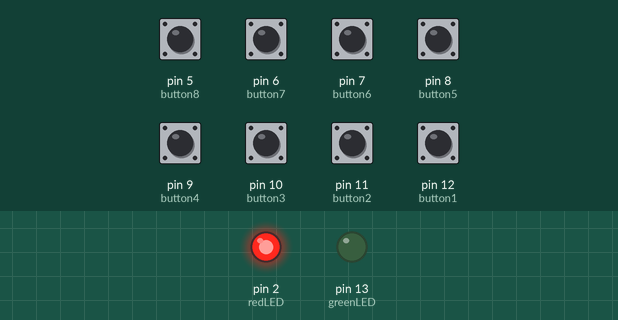
This sketch was run on a simulated Arduino Uno, built with avr-gcc and run on an emulated ATmega328P. Shown: output pins drawn as LEDs (lit = HIGH). Dashed ring = blinking. The test bench sets the inputs (shaded band); at power-on: pin 5 (button8), pin 6 (button7), pin 7 (button6), pin 8 (button5), pin 9 (button4), pin 10 (button3), pin 11 (button2), pin 12 (button1) LOW.

Above: at 1.2 s.
1.3 s: pin 5 (button8) pulsed HIGH 5 times (0.12 s each, 0.3 s apart)
At 2.38 s:
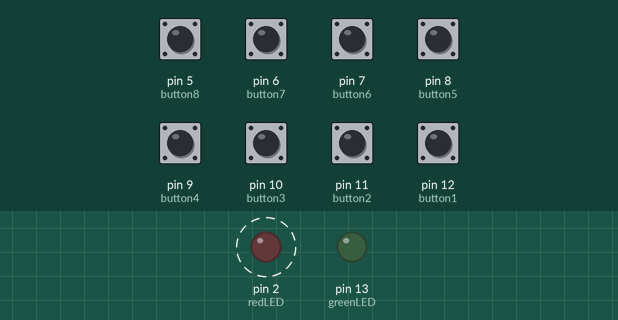
Timing chart, 0 to 5.8 s (numbered marks = the images above; inputs shaded):
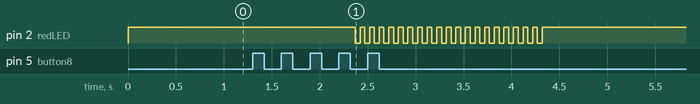

Measured:
- after the input at 1.3 s, pin 2 (redLED): alternates HIGH for 0.05 s and LOW for 0.05 s, 40 changes in all, then stays HIGH, starting after 1.1 s

The sketch:

CodeLockMain.ino
```cpp
int button1 = 12;
int button2 = 11;
int button3 = 10;
int button4 = 9;
int button5 = 8;
int button6 = 7;
int button7 = 6;
int button8 = 5;
int button9 = 4;
int greenLED = 13;
int redLED = 2;

//Pin number to buttons

String okCode = "1234"; //Correct code
String tryCode = ""; //String that check if equal to "okCode"


void setup() {

  Serial.begin (9600); // Use Arduino, not ESP32
  pinMode(button1, INPUT);
  pinMode(button2, INPUT);
  pinMode(button3, INPUT);
  pinMode(button4, INPUT);
  pinMode(button5, INPUT);
  pinMode(button6, INPUT);
  pinMode(button7, INPUT);
  pinMode(button8, INPUT);
  pinMode(button9, INPUT);
  pinMode(greenLED, OUTPUT);
  pinMode(redLED, OUTPUT);

}

void loop() {

  if(digitalRead(button1) == 1){
    pressButton(button1, "1", tryCode);
    }

  else if(digitalRead(button2) == 1){
    pressButton(button2, "2", tryCode);
  }

  else if(digitalRead(button3) == 1){
    pressButton(button3, "3", tryCode);
  }
  else if (digitalRead(button4) == 1){
    pressButton(button4, "4", tryCode);
  }

  else if (digitalRead(button5) == 1){
    pressButton(button5, "5", tryCode);
  }

  else if (digitalRead(button6) == 1){
    pressButton(button6, "6", tryCode);
  }

  else if (digitalRead(button7) == 1){
    pressButton(button7, "7", tryCode);
  }

  else if (digitalRead(button8) == 1){
    pressButton(button8, "8", tryCode);
  }
  else if (digitalRead(9) == 1){
    pressButton(button9, "9", tryCode);
  }
//Give different buttons different value


  if(tryCode.length() == 4 && tryCode == okCode){ //If the code is correct
    for(int time = 0; time < 10; time++){ //Blink 10 times
      digitalWrite (greenLED, HIGH);
      delay(50);
      digitalWrite(greenLED, LOW); //A green LED will blink
      delay(50);
    }
    tryCode = ""; //If not pushed, a red LED will light
    digitalWrite(redLED, HIGH);
    digitalWrite(greenLED, LOW);

  }
  if(tryCode.length() == 4 && tryCode != okCode){ //If the code is wrong
    for (int time = 0; time < 20; time++){ //Blink 20 times
      digitalWrite(redLED, HIGH);
      delay(50);
      digitalWrite(redLED, LOW);
      delay(50);
    }
    tryCode = "";
    digitalWrite(redLED, HIGH);
    digitalWrite(greenLED, LOW);
  }
  else{
    digitalWrite(redLED, HIGH);
    digitalWrite(greenLED, LOW);
  }

}

void pressButton(int butPin, String Value, String& tryCode){ //Function that takes pin, if HIGH or LOW and reference to the pushed code
  unsigned long timer = millis();
  while (digitalRead(butPin) == 1){} //Empty while loop. If you hold a button, only one value will be given
  if(millis()- timer > 100){ // Debounce so no buttons will give value unless they are pressed
    tryCode = tryCode + Value; //Puts the number value to tryCode
  }
}
```
